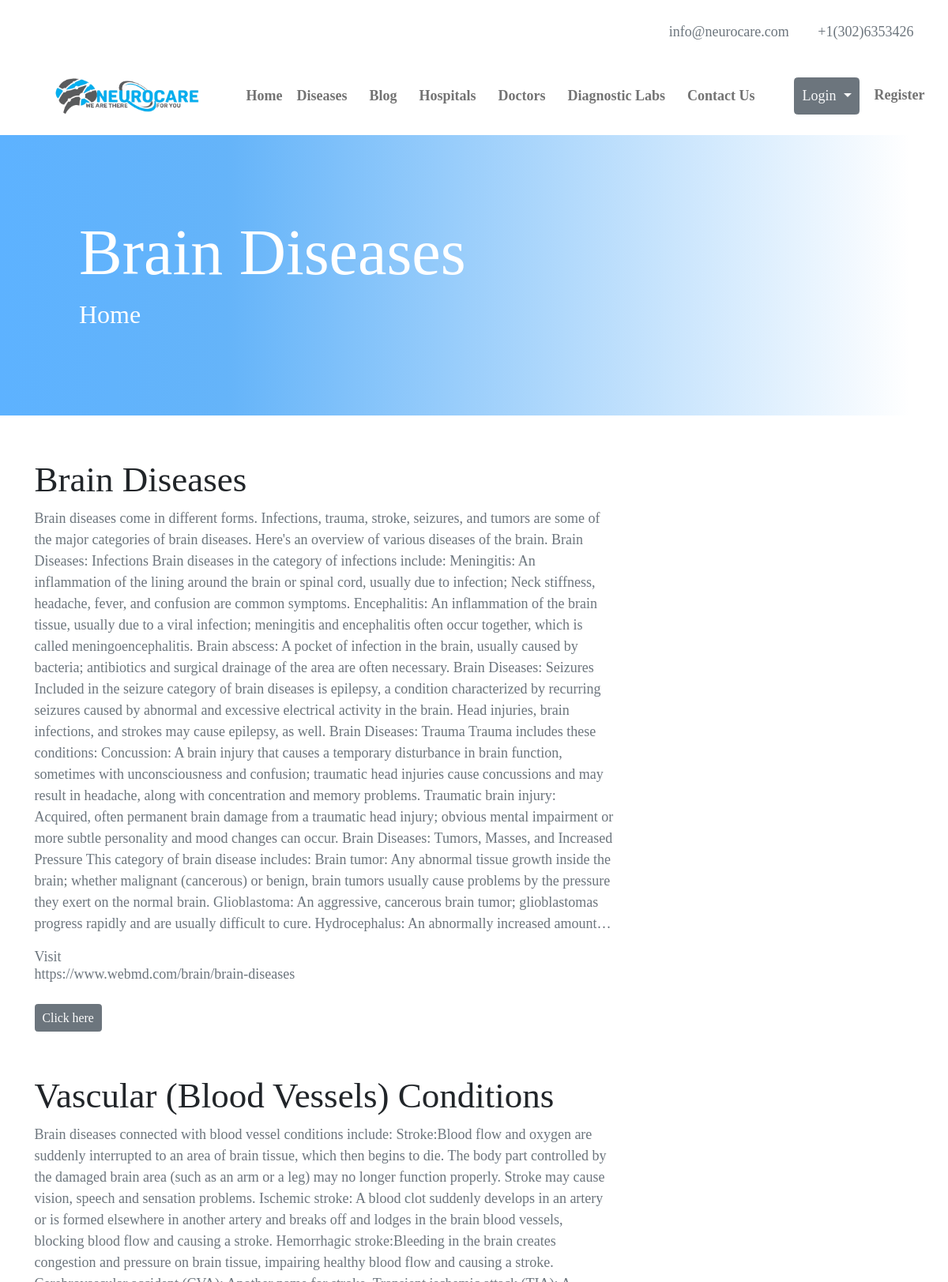
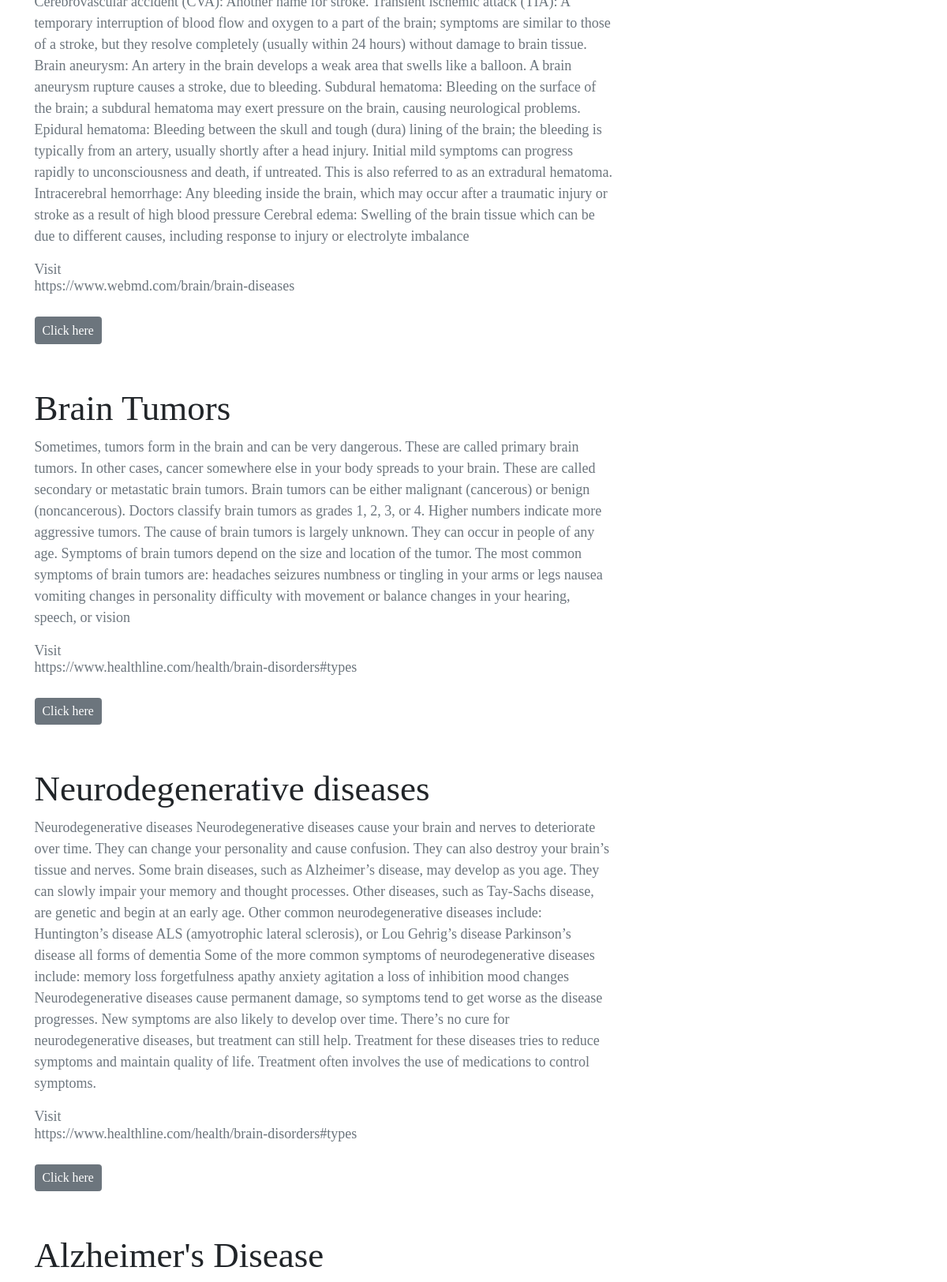
The app's page /disease/ (upper part) with its own data (2 pictures, top to bottom).
### myapp/models.py (models this page shows)
class diseases(models.Model):
    name=models.CharField(max_length=100)
    description=models.TextField(null=True)
    url=models.URLField()

### myapp/views.py (the view)
# urls.py: path('disease/',views.disease,name='disease'),
def disease(request):
    disease =  diseases.objects.all()
    return render(request,'disease.html',{'disease':disease})

### template/disease.html (shortened to what this page needs)
{% extends 'base.html' %}
{% block content %}
{% load static %}
<div class="container-fluid ">
    <div class="row">
    <div class="row-md-12 text-left banner-color">
        <h1 class="h">Brain Diseases</h1>
        <h3 class="hi">Home</h3>
    </div>
    </div></div>
    <Div class="container">
        {% for x in disease %}
        <div class="row disease">
            <div class="col-md-8 pr-5 pt-5">
                <h2 class="display-6">{{x.name}}</h2>
                <p class="text-muted">{{x.description|truncatechars:2000}}</p>
                <h6 class="text-muted">Visit <b><h6>{{x.url}}</h6></h6></b></h6>
                <a href="{% url 'fullblog' id=x.id %}" class="btn  btn-sm btn-secondary mt-3">Click here</a>
            </div>
            <div class="col-md-4 p-5">
            </div>
        </div>
        {% endfor %}
    </Div>
{% endblock %}

### static/css/mystylesheet.css (style rules this page uses)
.banner-color { background: linear-gradient(to right, #5db2ff 0%, #65b4f9 24%, rgba(124, 185, 233, 0) 96%, rgba(125, 185, 232, 0) 100%); padding: 100px }
.h { color: white; font-size: 82px; font-weight: 500;line-height: 1.3m }
.hi { color: white;font-size: 32px;font-weight: 500 }
* { font-family:'Times New Roman', Times, serif }
h2 { font-weight: bolder }

### template/base.html (style rules this page uses)
* { font-size: 18px; }

### records on screen
diseases: name "Brain Diseases", description "Brain diseases come in different forms. Infections, trauma, stroke, seizures, and tumors are some of the major categories of brain diseases. Here's an overview of various diseases of the brain. Brain Diseases: Infections Brain diseases in the category of infections include: Meningitis: An inflammation of the lining around the brain or spinal cord, usually due to infection; Neck stiffness, headache, fever, and confusion are common symptoms. Encephalitis: An inflammation of the brain tissue, usually due to a viral infection; meningitis and encephalitis often occur together, which is called meningoencephalitis. Brain abscess: A pocket of infection in the brain, usually caused by bacteria;…", url "https://www.webmd.com/brain/brain-diseases"
diseases: name "Vascular (Blood Vessels) Conditions", description "Brain diseases connected with blood vessel conditions include: Stroke:Blood flow and oxygen are suddenly interrupted to an area of brain tissue, which then begins to die. The body part controlled by the damaged brain area (such as an arm or a leg) may no longer function properly. Stroke may cause vision, speech and sensation problems. Ischemic stroke: A blood clot suddenly develops in an artery or is formed elsewhere in another artery and breaks off and lodges in the brain blood vessels, blocking blood flow and causing a stroke. Hemorrhagic stroke:Bleeding in the brain creates congestion and pressure on brain tissue, impairing healthy blood flow and causing a stroke. Cerebrovascular…", url "https://www.webmd.com/brain/brain-diseases"
diseases: name "Brain Tumors", description "Sometimes, tumors form in the brain and can be very dangerous. These are called primary brain tumors. In other cases, cancer somewhere else in your body spreads to your brain. These are called secondary or metastatic brain tumors. Brain tumors can be either malignant (cancerous) or benign (noncancerous). Doctors classify brain tumors as grades 1, 2, 3, or 4. Higher numbers indicate more aggressive tumors. The cause of brain tumors is largely unknown. They can occur in people of any age. Symptoms of brain tumors depend on the size and location of the tumor. The most common symptoms of brain tumors are: headaches seizures numbness or tingling in your arms or legs nausea vomiting changes in…", url "https://www.healthline.com/health/brain-disorders#types"
diseases: name "Neurodegenerative diseases", description "Neurodegenerative diseases Neurodegenerative diseases cause your brain and nerves to deteriorate over time. They can change your personality and cause confusion. They can also destroy your brain’s tissue and nerves. Some brain diseases, such as Alzheimer’s disease, may develop as you age. They can slowly impair your memory and thought processes. Other diseases, such as Tay-Sachs disease, are genetic and begin at an early age. Other common neurodegenerative diseases include: Huntington’s disease ALS (amyotrophic lateral sclerosis), or Lou Gehrig’s disease Parkinson’s disease all forms of dementia Some of the more common symptoms of neurodegenerative diseases include: memory loss…", url "https://www.healthline.com/health/brain-disorders#types"
diseases: name "Alzheimer's Disease"
